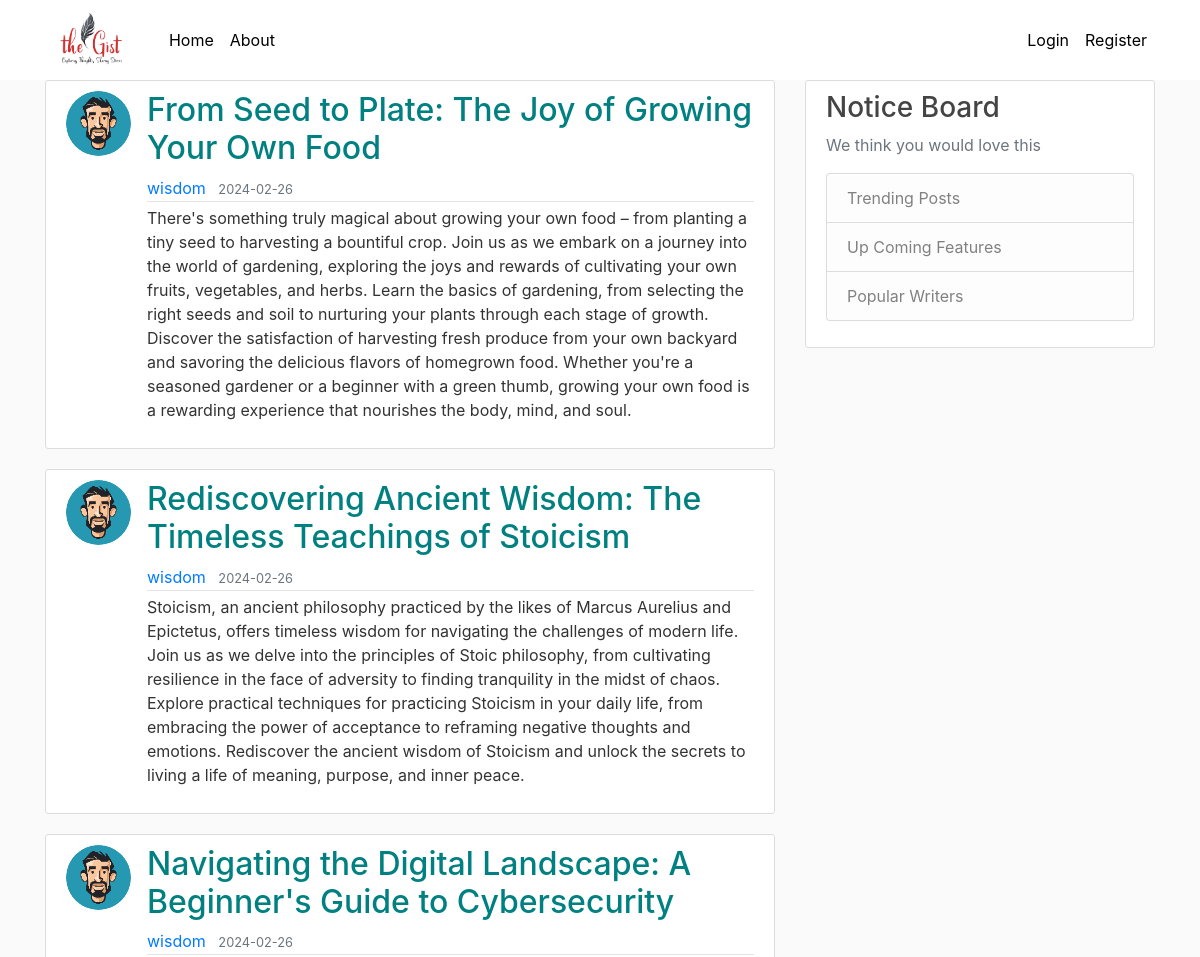
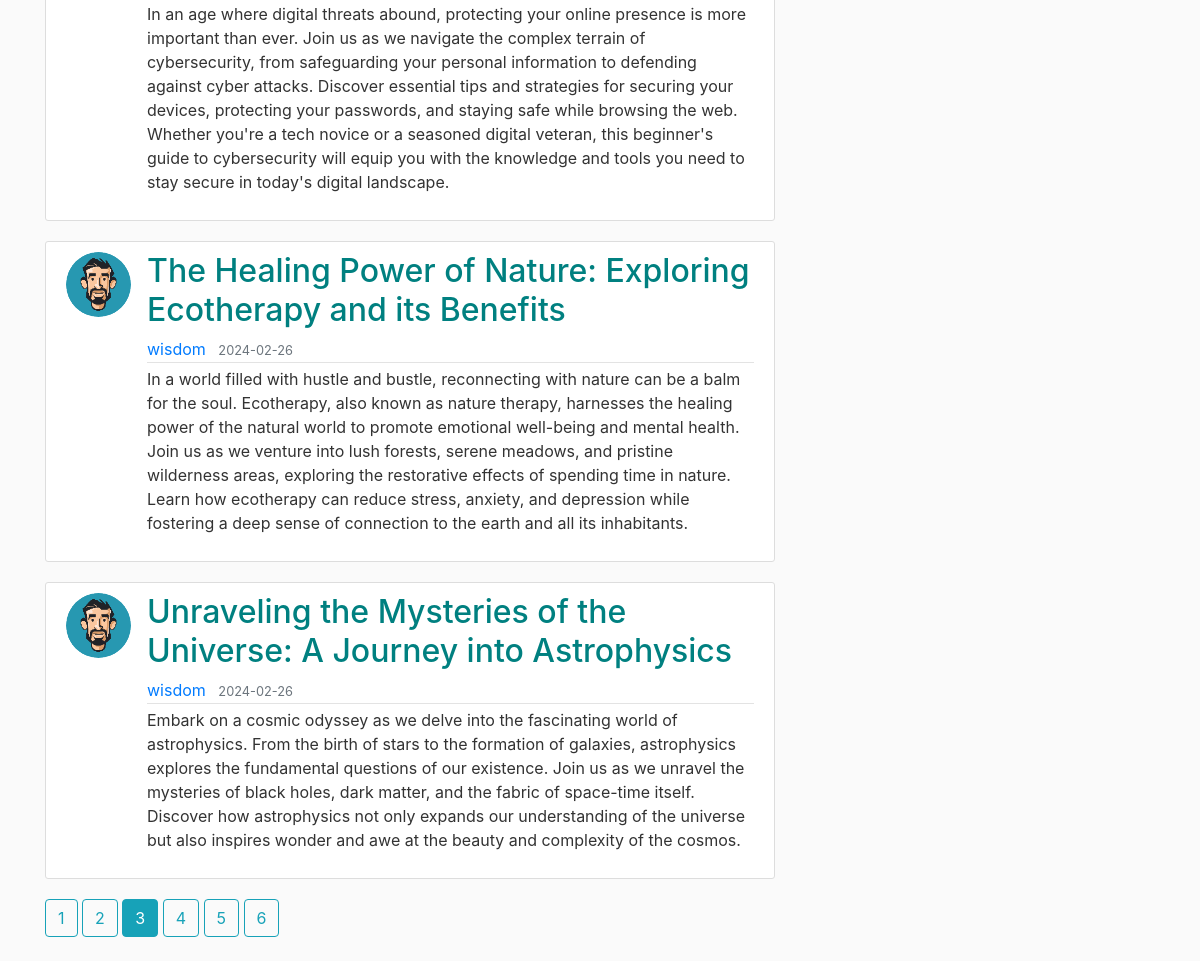
Screenshot of /home?page=3 with the database file from the repository (2 pictures, top to bottom).
### flaskblog/models.py (models this page shows, shortened)
class Post(db.Model):
    id = db.Column(db.Integer, primary_key=True)
    title = db.Column(db.String(100), nullable=False)
    date_posted = db.Column(db.DateTime, nullable=False, default=datetime.utcnow)
    content = db.Column(db.Text, nullable=False)
    user_id = db.Column(db.Integer, db.ForeignKey('user.id'), nullable='False')

class User(db.Model, UserMixin):
    id = db.Column(db.Integer, primary_key=True)
    username = db.Column(db.String(20), unique=True, nullable=False)
    email = db.Column(db.String(120), unique=True, nullable=False)
    image_file = db.Column(db.String(20), nullable=False, default='default.jpg')
    password = db.Column(db.String(60), nullable=False)
    posts = db.relationship('Post', backref='author', lazy=True)

### flaskblog/main/routes.py (the view)
@main.route("/")
@main.route("/home")
def home():
    page = request.args.get('page', 1, type=int)
    posts = Post.query.order_by(Post.date_posted.desc()).paginate(page=page, per_page=5)
    return render_template('home.html', posts=posts)

### flaskblog/templates/home.html
{% extends "layout.html" %}
{% block content %}
    {% for post in posts.items %}
        <article class="media content-section">
          <img class="rounded-circle article-img" src="{{ url_for('static', filename='profile_pics/' + post.author.image_file) }}">
          <div class="media-body">
            <h2><a class="article-title" href="{{ url_for('posts.post', post_id=post.id) }}">{{ post.title }}</a></h2>
            <div class="article-metadata">
              <a class="mr-2" href="{{ url_for('users.user_posts', username=post.author.username) }}">{{ post.author.username }}</a>
              <small class="text-muted">{{ post.date_posted.strftime('%Y-%m-%d') }}</small>
            </div>
            <p class="article-content">{{ post.content }}</p>
          </div>
        </article>
    {% endfor %}
    {% for page_num in posts.iter_pages(left_edge=1, right_edge=1, left_current=1, right_current=2) %}
      {% if page_num %}
        {% if posts.page == page_num %}
          <a class="btn btn-info mb-4" href="{{ url_for('main.home', page=page_num) }}">{{ page_num }}</a>
        {% else %}
          <a class="btn btn-outline-info mb-4" href="{{ url_for('main.home', page=page_num) }}">{{ page_num }}</a>
        {% endif %}
      {% else %}
        ...
      {% endif %}
    {% endfor %}
{% endblock content %}

### flaskblog/static/main.css (style rules this page uses)
body { background: #fafafa; color: #333333; margin-top: 5rem; }
h1, h2, h3, h4, h5, h6 { color: #444444; }
.content-section { background: #ffffff; padding: 10px 20px; border: 1px solid #dddddd; border-radius: 3px; margin-bottom: 20px; }
.article-title { color: #008080; }
.article-content { white-space: pre-line; }
.article-img { height: 65px; width: 65px; margin-right: 16px; }
.article-metadata { padding-bottom: 1px; margin-bottom: 4px; border-bottom: 1px solid #e3e3e3; }

### rows the page displays
Post: image_file (picture), title "From Seed to Plate: The Joy of Growing Your Own Food", author.username "wisdom", date_posted "2024-02-26", content "There's something truly magical about growing your own food – from planting a tiny seed to harvesting a bountiful crop. Join us as we embark on a journey into the world of gardening, exploring the joys and rewards of cultivating your own fruits, vegetables, and herbs. Learn the basics of gardening, from selecting the right seeds and soil to nurturing your plants through each stage of growth. Discover the satisfaction of harvesting fresh produce from your own backyard and savoring the delicious flavors of homegrown food. Whether you're a seasoned gardener or a beginner with a green thumb, growing your own food is a rewarding experience that nourishes the body, mind, and soul."
Post: image_file (picture), title "Rediscovering Ancient Wisdom: The Timeless Teachings of Stoicism", author.username "wisdom", date_posted "2024-02-26", content "Stoicism, an ancient philosophy practiced by the likes of Marcus Aurelius and Epictetus, offers timeless wisdom for navigating the challenges of modern life. Join us as we delve into the principles of Stoic philosophy, from cultivating resilience in the face of adversity to finding tranquility in the midst of chaos. Explore practical techniques for practicing Stoicism in your daily life, from embracing the power of acceptance to reframing negative thoughts and emotions. Rediscover the ancient wisdom of Stoicism and unlock the secrets to living a life of meaning, purpose, and inner peace."
Post: image_file (picture), title "Navigating the Digital Landscape: A Beginner's Guide to Cybersecurity", author.username "wisdom", date_posted "2024-02-26", content "In an age where digital threats abound, protecting your online presence is more important than ever. Join us as we navigate the complex terrain of cybersecurity, from safeguarding your personal information to defending against cyber attacks. Discover essential tips and strategies for securing your devices, protecting your passwords, and staying safe while browsing the web. Whether you're a tech novice or a seasoned digital veteran, this beginner's guide to cybersecurity will equip you with the knowledge and tools you need to stay secure in today's digital landscape."
Post: image_file (picture), title "The Healing Power of Nature: Exploring Ecotherapy and its Benefits", author.username "wisdom", date_posted "2024-02-26", content "In a world filled with hustle and bustle, reconnecting with nature can be a balm for the soul. Ecotherapy, also known as nature therapy, harnesses the healing power of the natural world to promote emotional well-being and mental health. Join us as we venture into lush forests, serene meadows, and pristine wilderness areas, exploring the restorative effects of spending time in nature. Learn how ecotherapy can reduce stress, anxiety, and depression while fostering a deep sense of connection to the earth and all its inhabitants."
Post: image_file (picture), title "Unraveling the Mysteries of the Universe: A Journey into Astrophysics", author.username "wisdom", date_posted "2024-02-26", content "Embark on a cosmic odyssey as we delve into the fascinating world of astrophysics. From the birth of stars to the formation of galaxies, astrophysics explores the fundamental questions of our existence. Join us as we unravel the mysteries of black holes, dark matter, and the fabric of space-time itself. Discover how astrophysics not only expands our understanding of the universe but also inspires wonder and awe at the beauty and complexity of the cosmos."

### other values shown
{{ page_num }} "1" "2" "4" "5" "6"
{{ page_num }} "3"
